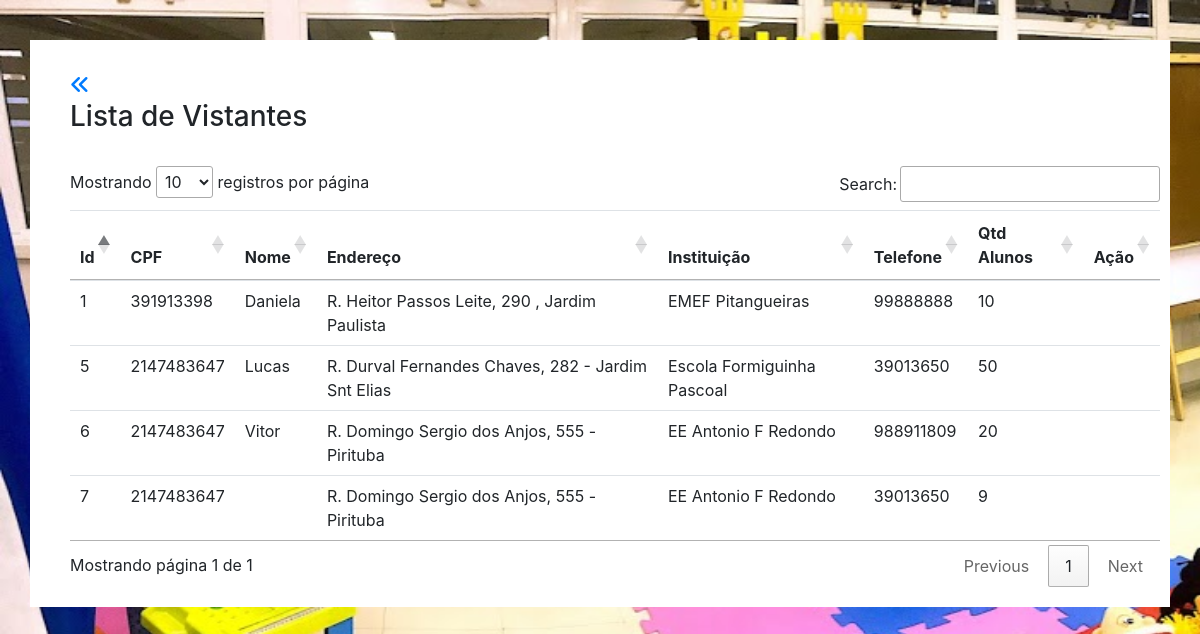
/v3.7.6/cadastro_visitante/listar_visitante.php (signed in), run on the app's committed database.
### tables this page shows
CREATE TABLE `visitante` (
  `IdVisit` int(11) NOT NULL,
  `CPFVisitante` int(12) NOT NULL,
  `RACoordenadorUMC` int(12) DEFAULT NULL,
  `NomeVisitante` varchar(60) NOT NULL,
  `EnderecoVisitante` varchar(100) DEFAULT NULL,
  `InstituicaoVisitante` varchar(60) DEFAULT NULL,
  `TelefoneVisitante` int(11) NOT NULL,
  `QntAlunosVisita` int(11) DEFAULT NULL
);

### v3.7.6/cadastro_visitante/listar_visitante.php (the view, shortened to what this page needs)
<!DOCTYPE html>
<html>
<head>
	<link rel="stylesheet" href="https://stackpath.bootstrapcdn.com/bootstrap/4.3.1/css/bootstrap.min.css">
	<link rel="stylesheet" type="text/css" href="css/estilo.css">
	<link rel="stylesheet" href="https://stackpath.bootstrapcdn.com/bootstrap/4.3.1/css/bootstrap.min.css">
	<link href="//cdn.datatables.net/1.10.15/css/jquery.dataTables.min.css" rel="stylesheet">
</head>
<body>
	<div class="container" id="listaContainer">
		<a id="novo" href="../login/menu.php" ><i class="fas fa-angle-double-left"></i></a>
		<h3 id="content">Lista de Vistantes</h3><br>
		<div class="table-responsive">
		<table class="table table-sm" id="minhaTabela" >
		  <thead>
		    <tr>
		      <th scope="col">Id</th>
		      <th scope="col">CPF</th>
		      <th scope="col">Nome</th>
		      <th scope="col">Endereço</th>
		      <th scope="col">Instituição</th>
		      <th scope="col">Telefone</th>
		      <th scope="col">Qtd Alunos</th>
		      <th scope="col">Ação</th>
		    </tr>
		  </thead>
		    	<?php
		    		include 'conexao.php';
		    		$sql = "SELECT * FROM `visitante`  ";
		    		$buscar = mysqli_query($conexao, $sql);
		    		while ($array = mysqli_fetch_array($buscar)) {
		    			$IdVisit = $array['IdVisit'];
		    			$CPFVisitante = $array['CPFVisitante'];
		    			$NomeVisitante = $array['NomeVisitante'];
		    			$EnderecoVisitante = $array['EnderecoVisitante'];
		    			$InstituicaoVisitante = $array['InstituicaoVisitante'];
		    			$TelefoneVisitante = $array['TelefoneVisitante'];
		    			$QntAlunosVisita = $array['QntAlunosVisita'];
		    	?>
		    <tr>
		      <td><?php echo $IdVisit ?></td>
		      <td><?php echo $CPFVisitante ?></td>
		      <td><?php echo $NomeVisitante ?></td>
		      <td><?php echo $EnderecoVisitante ?></td>
		      <td><?php echo $InstituicaoVisitante ?></td>
		      <td><?php echo $TelefoneVisitante ?></td>
			  <td><?php echo $QntAlunosVisita ?></td>
			  <td>
			 </tr>
		  <?php } ?>
		</table>
		</div>
	</div>
</body>
</html>

### v3.7.6/cadastro_visitante/css/estilo.css (style rules this page uses)
body { background-image: url('../img/visitante.jpg'); background-size: 1720px 920px; background-repeat: no-repeat; }
#listaContainer { margin-top: 40px; background-color: #fff; padding-top: 30px; padding-bottom: 20px; padding-right: 10px; padding-left: 40px; width: 900x; }
#novo { padding-bottom: 20px; font:'Segoe UI',Arial, sans-serif; font-size: 20px; }

### data on the page
visitante: IdVisit "1", CPFVisitante "391913398", NomeVisitante "Daniela", EnderecoVisitante "R. Heitor Passos Leite, 290 , Jardim Paulista", InstituicaoVisitante "EMEF Pitangueiras", TelefoneVisitante "99888888", QntAlunosVisita "10"
visitante: IdVisit "5", CPFVisitante "2147483647", NomeVisitante "Lucas", EnderecoVisitante "R. Durval Fernandes Chaves, 282 - Jardim Snt Elias", InstituicaoVisitante "Escola Formiguinha Pascoal", TelefoneVisitante "39013650", QntAlunosVisita "50"
visitante: IdVisit "6", CPFVisitante "2147483647", NomeVisitante "Vitor", EnderecoVisitante "R. Domingo Sergio dos Anjos, 555 - Pirituba", InstituicaoVisitante "EE Antonio F Redondo", TelefoneVisitante "988911809", QntAlunosVisita "20"
visitante: IdVisit "7", CPFVisitante "2147483647", EnderecoVisitante "R. Domingo Sergio dos Anjos, 555 - Pirituba", InstituicaoVisitante "EE Antonio F Redondo", TelefoneVisitante "39013650", QntAlunosVisita "9"
